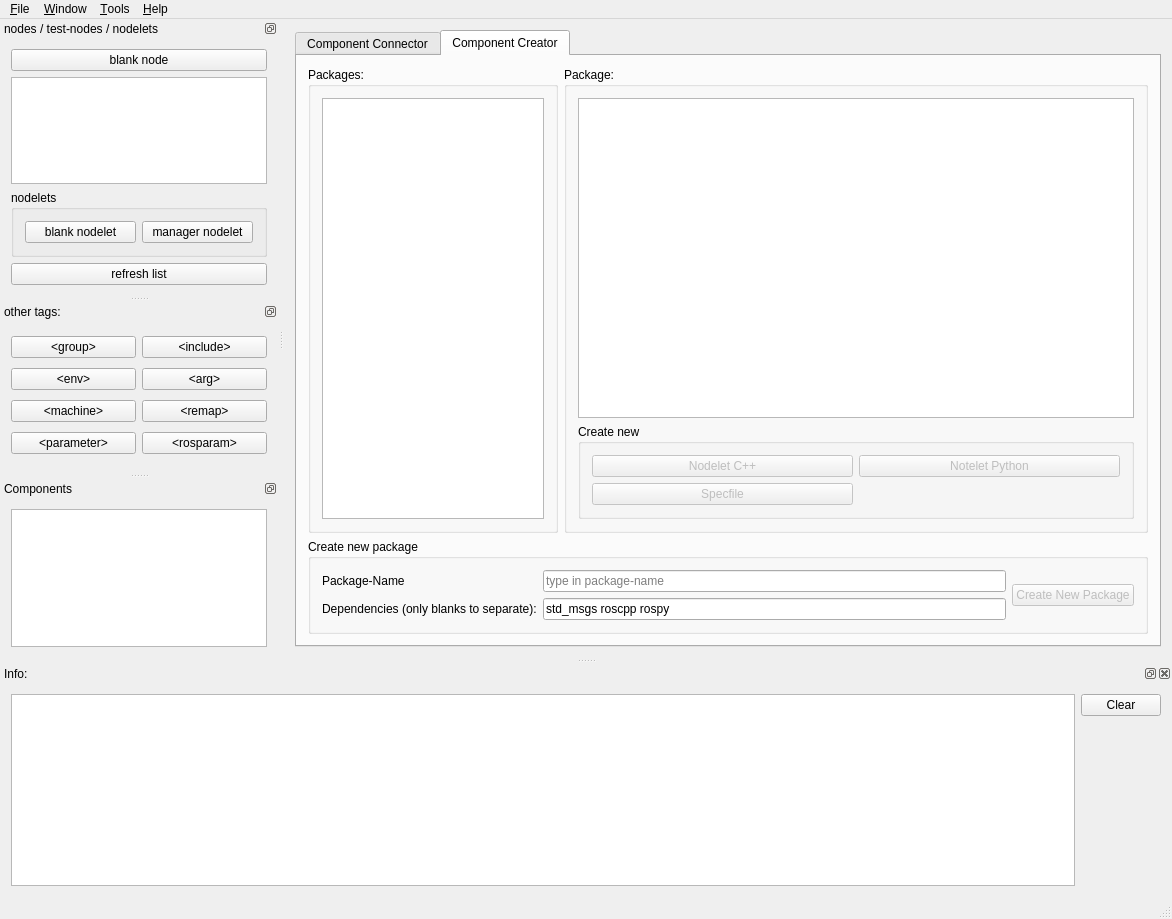
<?xml version="1.0" encoding="UTF-8"?>
<ui version="4.0">
 <class>RxDev</class>
 <widget class="QMainWindow" name="RxDev">
  <property name="geometry">
   <rect>
    <x>0</x>
    <y>0</y>
    <width>1172</width>
    <height>919</height>
   </rect>
  </property>
  <property name="sizePolicy">
   <sizepolicy hsizetype="Maximum" vsizetype="Maximum">
    <horstretch>0</horstretch>
    <verstretch>0</verstretch>
   </sizepolicy>
  </property>
  <property name="windowTitle">
   <string>rxDeveloper</string>
  </property>
  <property name="windowIcon">
   <iconset resource="icons.qrc">
    <normaloff>:/icons/icons/rxdev.png</normaloff>:/icons/icons/rxdev.png</iconset>
  </property>
  <widget class="QWidget" name="centralWidget">
   <layout class="QGridLayout" name="gridLayout">
    <item row="0" column="0">
     <widget class="QTabWidget" name="tabWidget">
      <property name="baseSize">
       <size>
        <width>200</width>
        <height>0</height>
       </size>
      </property>
      <property name="currentIndex">
       <number>1</number>
      </property>
      <widget class="QWidget" name="tab">
       <attribute name="title">
        <string>Component Connector</string>
       </attribute>
       <layout class="QGridLayout" name="gridLayout_3">
        <item row="0" column="0">
         <widget class="QWidget" name="connector_widget" native="true">
          <property name="minimumSize">
           <size>
            <width>200</width>
            <height>200</height>
           </size>
          </property>
          <property name="baseSize">
           <size>
            <width>200</width>
            <height>0</height>
           </size>
          </property>
          <layout class="QGridLayout" name="gridLayout_18">
           <item row="0" column="0">
            <layout class="QHBoxLayout" name="hLayout"/>
           </item>
          </layout>
         </widget>
        </item>
       </layout>
      </widget>
      <widget class="QWidget" name="tab_2">
       <attribute name="title">
        <string>Component Creator</string>
       </attribute>
       <layout class="QGridLayout" name="gridLayout_6">
        <item row="0" column="0">
         <widget class="QGroupBox" name="groupBox_2">
          <property name="maximumSize">
           <size>
            <width>250</width>
            <height>16777215</height>
           </size>
          </property>
          <property name="title">
           <string>Packages:</string>
          </property>
          <layout class="QGridLayout" name="gridLayout_9">
           <item row="1" column="0">
            <widget class="QListView" name="listView_package">
             <property name="editTriggers">
              <set>QAbstractItemView::NoEditTriggers</set>
             </property>
             <property name="alternatingRowColors">
              <bool>true</bool>
             </property>
            </widget>
           </item>
          </layout>
         </widget>
        </item>
        <item row="0" column="1">
         <widget class="QGroupBox" name="groupBox_package">
          <property name="title">
           <string>Package:</string>
          </property>
          <layout class="QGridLayout" name="gridLayout_10">
           <item row="1" column="0">
            <widget class="QGroupBox" name="groupBox_4">
             <property name="title">
              <string>Create new</string>
             </property>
             <layout class="QGridLayout" name="gridLayout_11">
              <item row="1" column="2">
               <widget class="QPushButton" name="pushButton_NodeletPython">
                <property name="enabled">
                 <bool>false</bool>
                </property>
                <property name="text">
                 <string>Notelet Python</string>
                </property>
               </widget>
              </item>
              <item row="3" column="1">
               <widget class="QPushButton" name="pushButton_specfile">
                <property name="enabled">
                 <bool>false</bool>
                </property>
                <property name="text">
                 <string>Specfile</string>
                </property>
               </widget>
              </item>
              <item row="1" column="1">
               <widget class="QPushButton" name="pushButton_nodeletCpp">
                <property name="enabled">
                 <bool>false</bool>
                </property>
                <property name="text">
                 <string>Nodelet C++</string>
                </property>
               </widget>
              </item>
             </layout>
            </widget>
           </item>
           <item row="0" column="0">
            <widget class="QTreeView" name="treeView_packageBrowser">
             <property name="toolTip">
              <string>Right-click folders or files </string>
             </property>
             <property name="editTriggers">
              <set>QAbstractItemView::NoEditTriggers</set>
             </property>
             <property name="alternatingRowColors">
              <bool>true</bool>
             </property>
            </widget>
           </item>
          </layout>
         </widget>
        </item>
        <item row="1" column="0" colspan="2">
         <widget class="QGroupBox" name="groupBox">
          <property name="title">
           <string>Create new package</string>
          </property>
          <layout class="QGridLayout" name="gridLayout_8">
           <item row="0" column="0">
            <layout class="QGridLayout" name="gridLayout_7">
             <item row="2" column="0">
              <widget class="QLabel" name="label_6">
               <property name="text">
                <string>Dependencies (only blanks to separate):</string>
               </property>
              </widget>
             </item>
             <item row="1" column="0">
              <widget class="QLabel" name="label_5">
               <property name="text">
                <string>Package-Name</string>
               </property>
              </widget>
             </item>
             <item row="1" column="1">
              <widget class="QLineEdit" name="lineEdit_packageName">
               <property name="placeholderText">
                <string>type in package-name</string>
               </property>
              </widget>
             </item>
             <item row="2" column="1">
              <widget class="QLineEdit" name="lineEdit_packageDependencies">
               <property name="text">
                <string>std_msgs roscpp rospy</string>
               </property>
              </widget>
             </item>
            </layout>
           </item>
           <item row="0" column="1">
            <widget class="QPushButton" name="pushButton_createPackage">
             <property name="enabled">
              <bool>false</bool>
             </property>
             <property name="text">
              <string>Create New Package</string>
             </property>
            </widget>
           </item>
          </layout>
         </widget>
        </item>
       </layout>
      </widget>
     </widget>
    </item>
   </layout>
  </widget>
  <widget class="QMenuBar" name="menuBar">
   <property name="geometry">
    <rect>
     <x>0</x>
     <y>0</y>
     <width>1172</width>
     <height>25</height>
    </rect>
   </property>
   <widget class="QMenu" name="menuHelp">
    <property name="title">
     <string>&amp;Help</string>
    </property>
    <addaction name="actionAbout_rxdev"/>
    <addaction name="separator"/>
   </widget>
   <widget class="QMenu" name="menuFile">
    <property name="title">
     <string>&amp;File</string>
    </property>
    <addaction name="separator"/>
    <addaction name="actionNew_Launchfile"/>
    <addaction name="actionLoad_Launchfile"/>
    <addaction name="actionSave_as_Launchfile"/>
    <addaction name="separator"/>
    <addaction name="actionSettings"/>
    <addaction name="separator"/>
    <addaction name="actionQuit"/>
   </widget>
   <widget class="QMenu" name="menuWindow">
    <property name="title">
     <string>&amp;Window</string>
    </property>
    <addaction name="actionAvailable_Nodes"/>
    <addaction name="actionAvailable_Tags"/>
   </widget>
   <widget class="QMenu" name="menuTools">
    <property name="title">
     <string>&amp;Tools</string>
    </property>
    <addaction name="actionRxGraph"/>
    <addaction name="actionDynamic_reconfigure_gui"/>
    <addaction name="actionRxloggerlevel"/>
    <addaction name="actionRxconsole"/>
   </widget>
   <addaction name="menuFile"/>
   <addaction name="menuWindow"/>
   <addaction name="menuTools"/>
   <addaction name="menuHelp"/>
  </widget>
  <widget class="QStatusBar" name="statusBar"/>
  <widget class="QDockWidget" name="dockWidget_availableNodes">
   <property name="minimumSize">
    <size>
     <width>268</width>
     <height>268</height>
    </size>
   </property>
   <property name="baseSize">
    <size>
     <width>200</width>
     <height>0</height>
    </size>
   </property>
   <property name="accessibleName">
    <string/>
   </property>
   <property name="autoFillBackground">
    <bool>false</bool>
   </property>
   <property name="floating">
    <bool>false</bool>
   </property>
   <property name="features">
    <set>QDockWidget::DockWidgetFloatable|QDockWidget::DockWidgetMovable</set>
   </property>
   <property name="allowedAreas">
    <set>Qt::LeftDockWidgetArea|Qt::RightDockWidgetArea</set>
   </property>
   <property name="windowTitle">
    <string>nodes / test-nodes / nodelets</string>
   </property>
   <attribute name="dockWidgetArea">
    <number>1</number>
   </attribute>
   <widget class="QWidget" name="dockWidgetContents_2">
    <layout class="QGridLayout" name="gridLayout_15">
     <item row="1" column="0">
      <widget class="QTreeView" name="treeView_availableNodes">
       <property name="minimumSize">
        <size>
         <width>100</width>
         <height>0</height>
        </size>
       </property>
       <property name="baseSize">
        <size>
         <width>200</width>
         <height>0</height>
        </size>
       </property>
       <property name="editTriggers">
        <set>QAbstractItemView::NoEditTriggers</set>
       </property>
       <property name="dragEnabled">
        <bool>true</bool>
       </property>
       <property name="dragDropMode">
        <enum>QAbstractItemView::DragOnly</enum>
       </property>
       <property name="alternatingRowColors">
        <bool>true</bool>
       </property>
       <property name="sortingEnabled">
        <bool>true</bool>
       </property>
       <property name="headerHidden">
        <bool>true</bool>
       </property>
       <attribute name="headerVisible">
        <bool>false</bool>
       </attribute>
       <attribute name="headerShowSortIndicator" stdset="0">
        <bool>true</bool>
       </attribute>
      </widget>
     </item>
     <item row="2" column="0">
      <widget class="QGroupBox" name="groupBox_3">
       <property name="minimumSize">
        <size>
         <width>250</width>
         <height>0</height>
        </size>
       </property>
       <property name="baseSize">
        <size>
         <width>250</width>
         <height>0</height>
        </size>
       </property>
       <property name="title">
        <string>nodelets</string>
       </property>
       <layout class="QGridLayout" name="gridLayout_4">
        <item row="1" column="0">
         <widget class="QPushButton" name="pushButton_blankNodelet">
          <property name="text">
           <string>blank nodelet</string>
          </property>
         </widget>
        </item>
        <item row="1" column="1">
         <widget class="QPushButton" name="pushButton_managerNodelet">
          <property name="text">
           <string>manager nodelet</string>
          </property>
         </widget>
        </item>
       </layout>
      </widget>
     </item>
     <item row="0" column="0">
      <widget class="QPushButton" name="pushButton_blankNode">
       <property name="minimumSize">
        <size>
         <width>200</width>
         <height>0</height>
        </size>
       </property>
       <property name="baseSize">
        <size>
         <width>200</width>
         <height>0</height>
        </size>
       </property>
       <property name="text">
        <string>blank node</string>
       </property>
      </widget>
     </item>
     <item row="3" column="0">
      <widget class="QPushButton" name="pushButton_refreshNodesOrComps">
       <property name="minimumSize">
        <size>
         <width>200</width>
         <height>0</height>
        </size>
       </property>
       <property name="baseSize">
        <size>
         <width>200</width>
         <height>0</height>
        </size>
       </property>
       <property name="text">
        <string>refresh list</string>
       </property>
      </widget>
     </item>
    </layout>
   </widget>
  </widget>
  <widget class="QDockWidget" name="dockWidget_availableTags">
   <property name="sizePolicy">
    <sizepolicy hsizetype="Preferred" vsizetype="Minimum">
     <horstretch>0</horstretch>
     <verstretch>0</verstretch>
    </sizepolicy>
   </property>
   <property name="minimumSize">
    <size>
     <width>220</width>
     <height>171</height>
    </size>
   </property>
   <property name="maximumSize">
    <size>
     <width>524287</width>
     <height>171</height>
    </size>
   </property>
   <property name="baseSize">
    <size>
     <width>200</width>
     <height>171</height>
    </size>
   </property>
   <property name="features">
    <set>QDockWidget::DockWidgetFloatable|QDockWidget::DockWidgetMovable</set>
   </property>
   <property name="windowTitle">
    <string>other tags:</string>
   </property>
   <attribute name="dockWidgetArea">
    <number>1</number>
   </attribute>
   <widget class="QWidget" name="dockWidgetContents_4">
    <layout class="QGridLayout" name="gridLayout_2">
     <item row="0" column="1">
      <widget class="QPushButton" name="pushButton_includeFile">
       <property name="text">
        <string>&lt;include&gt;</string>
       </property>
      </widget>
     </item>
     <item row="1" column="0">
      <widget class="QPushButton" name="pushButton_env">
       <property name="text">
        <string>&lt;env&gt;</string>
       </property>
      </widget>
     </item>
     <item row="1" column="1">
      <widget class="QPushButton" name="pushButton_arg">
       <property name="text">
        <string>&lt;arg&gt;</string>
       </property>
      </widget>
     </item>
     <item row="2" column="0">
      <widget class="QPushButton" name="pushButton_machine">
       <property name="text">
        <string>&lt;machine&gt;</string>
       </property>
      </widget>
     </item>
     <item row="2" column="1">
      <widget class="QPushButton" name="pushButton_remap">
       <property name="text">
        <string>&lt;remap&gt;</string>
       </property>
      </widget>
     </item>
     <item row="3" column="0">
      <widget class="QPushButton" name="pushButton_Param">
       <property name="text">
        <string>&lt;parameter&gt;</string>
       </property>
      </widget>
     </item>
     <item row="3" column="1">
      <widget class="QPushButton" name="pushButton_rosparam">
       <property name="text">
        <string>&lt;rosparam&gt;</string>
       </property>
      </widget>
     </item>
     <item row="0" column="0">
      <widget class="QPushButton" name="pushButton_group">
       <property name="text">
        <string>&lt;group&gt;</string>
       </property>
      </widget>
     </item>
    </layout>
   </widget>
  </widget>
  <widget class="QDockWidget" name="dockWidget_errors">
   <property name="windowIcon">
    <iconset resource="icons.qrc">
     <normaloff>:/icons/icons/dialog-information.png</normaloff>:/icons/icons/dialog-information.png</iconset>
   </property>
   <property name="windowTitle">
    <string>Info:</string>
   </property>
   <attribute name="dockWidgetArea">
    <number>8</number>
   </attribute>
   <widget class="QWidget" name="dockWidgetContents">
    <layout class="QHBoxLayout" name="horizontalLayout">
     <item>
      <widget class="QTextEdit" name="textEdit_Info">
       <property name="readOnly">
        <bool>true</bool>
       </property>
      </widget>
     </item>
     <item>
      <layout class="QVBoxLayout" name="verticalLayout">
       <item>
        <widget class="QPushButton" name="pushButton_clearInfo">
         <property name="text">
          <string>Clear</string>
         </property>
        </widget>
       </item>
       <item>
        <spacer name="verticalSpacer">
         <property name="orientation">
          <enum>Qt::Vertical</enum>
         </property>
         <property name="sizeHint" stdset="0">
          <size>
           <width>20</width>
           <height>40</height>
          </size>
         </property>
        </spacer>
       </item>
      </layout>
     </item>
    </layout>
   </widget>
  </widget>
  <widget class="QDockWidget" name="dockWidget_components">
   <property name="minimumSize">
    <size>
     <width>105</width>
     <height>130</height>
    </size>
   </property>
   <property name="baseSize">
    <size>
     <width>200</width>
     <height>0</height>
    </size>
   </property>
   <property name="features">
    <set>QDockWidget::DockWidgetFloatable|QDockWidget::DockWidgetMovable</set>
   </property>
   <property name="allowedAreas">
    <set>Qt::LeftDockWidgetArea|Qt::RightDockWidgetArea</set>
   </property>
   <property name="windowTitle">
    <string>Components</string>
   </property>
   <attribute name="dockWidgetArea">
    <number>1</number>
   </attribute>
   <widget class="QWidget" name="dockWidgetContents_3">
    <layout class="QGridLayout" name="gridLayout_5">
     <item row="0" column="0">
      <widget class="QListView" name="listView_availableComponents">
       <property name="editTriggers">
        <set>QAbstractItemView::NoEditTriggers</set>
       </property>
       <property name="dragEnabled">
        <bool>false</bool>
       </property>
       <property name="alternatingRowColors">
        <bool>true</bool>
       </property>
      </widget>
     </item>
    </layout>
   </widget>
  </widget>
  <action name="actionQuit">
   <property name="icon">
    <iconset resource="icons.qrc">
     <normaloff>:/icons/icons/system-log-out.png</normaloff>:/icons/icons/system-log-out.png</iconset>
   </property>
   <property name="text">
    <string>&amp;Quit</string>
   </property>
   <property name="shortcut">
    <string>Ctrl+Q</string>
   </property>
   <property name="iconVisibleInMenu">
    <bool>true</bool>
   </property>
  </action>
  <action name="actionAbout_rxdev">
   <property name="icon">
    <iconset resource="icons.qrc">
     <normaloff>:/icons/icons/dialog-information.png</normaloff>:/icons/icons/dialog-information.png</iconset>
   </property>
   <property name="text">
    <string>&amp;About rxDeveloper</string>
   </property>
   <property name="iconVisibleInMenu">
    <bool>true</bool>
   </property>
  </action>
  <action name="actionSettings">
   <property name="icon">
    <iconset resource="icons.qrc">
     <normaloff>:/icons/icons/preferences-system.png</normaloff>:/icons/icons/preferences-system.png</iconset>
   </property>
   <property name="text">
    <string>&amp;Settings</string>
   </property>
   <property name="shortcut">
    <string>F10</string>
   </property>
  </action>
  <action name="actionAvailable_Nodes">
   <property name="checkable">
    <bool>true</bool>
   </property>
   <property name="checked">
    <bool>true</bool>
   </property>
   <property name="text">
    <string>Available Nodes</string>
   </property>
  </action>
  <action name="actionLoad_Launchfile">
   <property name="icon">
    <iconset resource="icons.qrc">
     <normaloff>:/icons/icons/document-open.png</normaloff>:/icons/icons/document-open.png</iconset>
   </property>
   <property name="text">
    <string>Load Launchfile</string>
   </property>
   <property name="shortcut">
    <string>Ctrl+L</string>
   </property>
  </action>
  <action name="actionSave_as_Launchfile">
   <property name="icon">
    <iconset resource="icons.qrc">
     <normaloff>:/icons/icons/document-save-as.png</normaloff>:/icons/icons/document-save-as.png</iconset>
   </property>
   <property name="text">
    <string>Save Launchfile</string>
   </property>
   <property name="shortcut">
    <string>Ctrl+S</string>
   </property>
  </action>
  <action name="actionRemap">
   <property name="checkable">
    <bool>true</bool>
   </property>
   <property name="icon">
    <iconset resource="icons.qrc">
     <normaloff>:/icons/icons/segment-line.png</normaloff>:/icons/icons/segment-line.png</iconset>
   </property>
   <property name="text">
    <string>remap</string>
   </property>
   <property name="shortcut">
    <string>Ctrl+R</string>
   </property>
  </action>
  <action name="actionDrag_Drop">
   <property name="checkable">
    <bool>true</bool>
   </property>
   <property name="icon">
    <iconset resource="icons.qrc">
     <normaloff>:/icons/icons/draw-smudge.png</normaloff>:/icons/icons/draw-smudge.png</iconset>
   </property>
   <property name="text">
    <string>Drag&amp;Drop</string>
   </property>
   <property name="shortcut">
    <string>Ctrl+M</string>
   </property>
  </action>
  <action name="actionDelete_Item">
   <property name="checkable">
    <bool>true</bool>
   </property>
   <property name="icon">
    <iconset resource="icons.qrc">
     <normaloff>:/icons/icons/node-delete.png</normaloff>:/icons/icons/node-delete.png</iconset>
   </property>
   <property name="text">
    <string>Delete Item</string>
   </property>
   <property name="shortcut">
    <string>Ctrl+D</string>
   </property>
  </action>
  <action name="actionAvailable_Tags">
   <property name="checkable">
    <bool>true</bool>
   </property>
   <property name="checked">
    <bool>true</bool>
   </property>
   <property name="text">
    <string>Available Tags</string>
   </property>
  </action>
  <action name="actionNew_Launchfile">
   <property name="icon">
    <iconset resource="icons.qrc">
     <normaloff>:/icons/icons/document-new.png</normaloff>:/icons/icons/document-new.png</iconset>
   </property>
   <property name="text">
    <string>New Launchfile</string>
   </property>
   <property name="shortcut">
    <string>Ctrl+N</string>
   </property>
  </action>
  <action name="actionStart">
   <property name="icon">
    <iconset resource="icons.qrc">
     <normaloff>:/icons/icons/media-playback-start.png</normaloff>:/icons/icons/media-playback-start.png</iconset>
   </property>
   <property name="text">
    <string>start</string>
   </property>
   <property name="toolTip">
    <string>try to run computational graph</string>
   </property>
   <property name="shortcut">
    <string>F2</string>
   </property>
  </action>
  <action name="actionStop">
   <property name="icon">
    <iconset resource="icons.qrc">
     <normaloff>:/icons/icons/media-playback-stop.png</normaloff>:/icons/icons/media-playback-stop.png</iconset>
   </property>
   <property name="text">
    <string>stop</string>
   </property>
   <property name="toolTip">
    <string>stop running computational graph</string>
   </property>
   <property name="shortcut">
    <string>F3</string>
   </property>
  </action>
  <action name="actionRxGraph">
   <property name="checkable">
    <bool>true</bool>
   </property>
   <property name="text">
    <string>rxgraph</string>
   </property>
  </action>
  <action name="actionDynamic_reconfigure_gui">
   <property name="checkable">
    <bool>true</bool>
   </property>
   <property name="text">
    <string>dynamic reconfigure gui</string>
   </property>
  </action>
  <action name="actionRxloggerlevel">
   <property name="checkable">
    <bool>true</bool>
   </property>
   <property name="text">
    <string>rxloggerlevel</string>
   </property>
  </action>
  <action name="actionRxconsole">
   <property name="checkable">
    <bool>true</bool>
   </property>
   <property name="text">
    <string>rxconsole</string>
   </property>
  </action>
 </widget>
 <layoutdefault spacing="6" margin="11"/>
 <resources>
  <include location="icons.qrc"/>
 </resources>
 <connections>
  <connection>
   <sender>actionQuit</sender>
   <signal>activated()</signal>
   <receiver>RxDev</receiver>
   <slot>close()</slot>
   <hints>
    <hint type="sourcelabel">
     <x>-1</x>
     <y>-1</y>
    </hint>
    <hint type="destinationlabel">
     <x>199</x>
     <y>149</y>
    </hint>
   </hints>
  </connection>
 </connections>
</ui>
